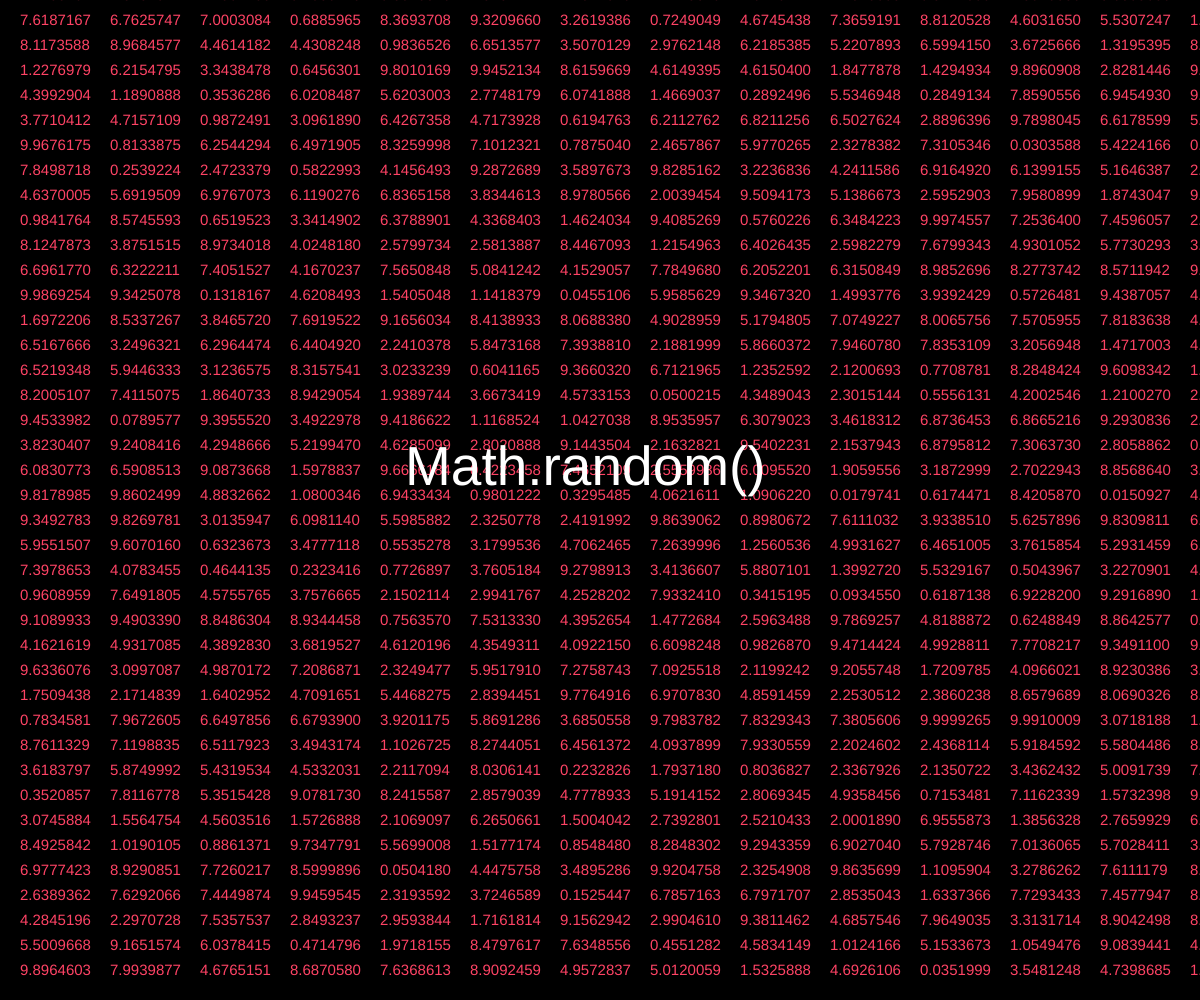
Frame 1 (no input)
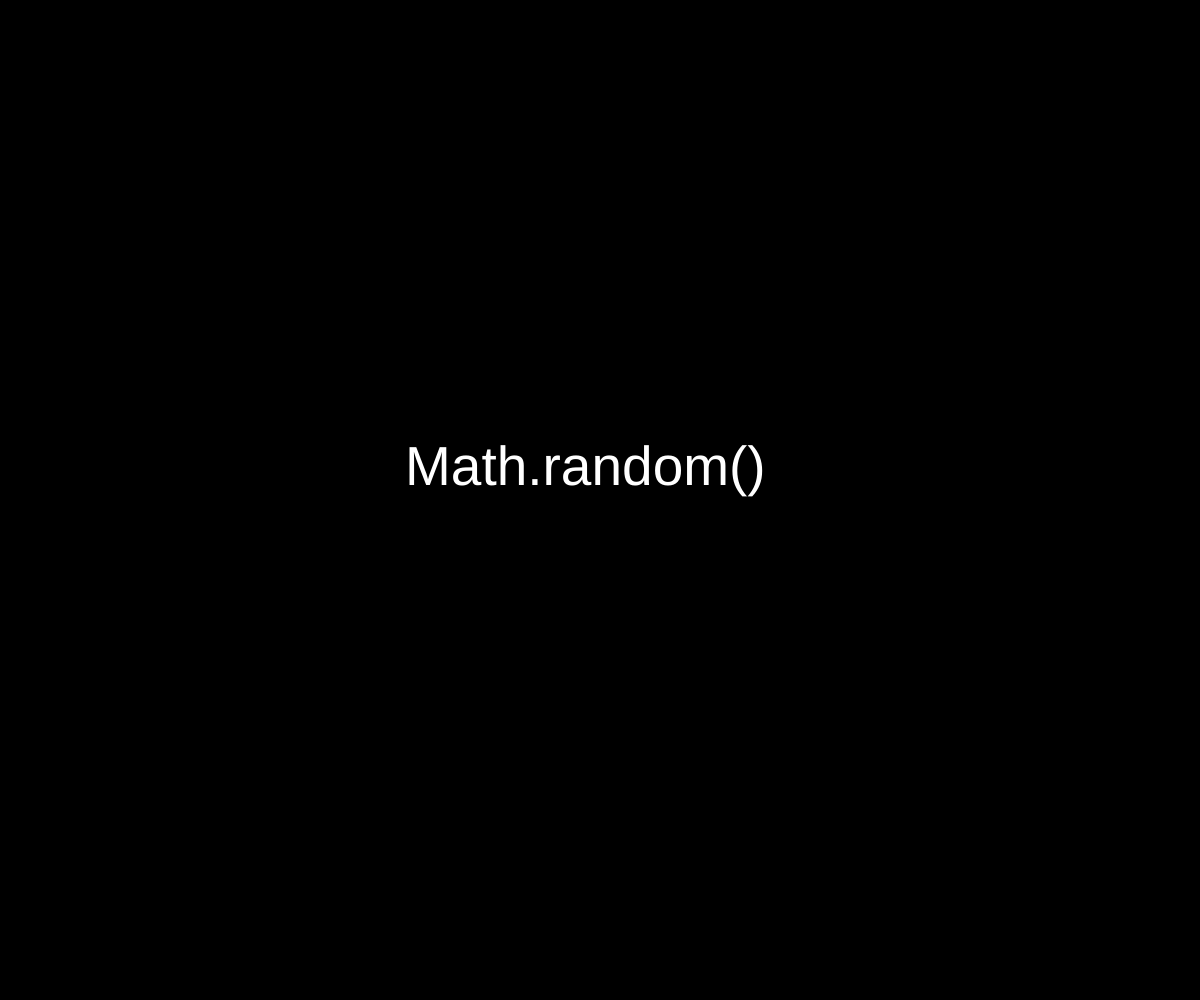
Frame 60 (no input)
Frame 120 (the mouse pressed at the canvas centre since frame 60): identical to frame 60, image omitted

The p5.js sketch that drew these frames (run headless with seeded random() and noise() and a simulated clock; from frame 60 on, the mouse is pressed at the canvas centre):

// p5.js sketch
// ── sketch.js
function setup() {
    createCanvas(window.innerWidth, window.innerHeight);
    background(0);
    frameRate(30);
}

var offset = 20,
    columnSpace = 90;

var x = offset,
    y = 0;

var centerText = "Math.random()";
var centerTextSize = 15;
var centerTextX = window.innerWidth / 2 - centerText.length * centerTextSize;
var centerTextY = window.innerHeight / 2 - 15;

function draw() {

    clear();
    background(0);
    textSize(15);
    fill(254, 67, 101);

    while (y < window.innerHeight) {
        text(random(10).toFixed(7), x, y);
        x += columnSpace;
        if (x > window.innerWidth) {
            x = offset;
            y += 25;
        }
    }

    fill(255, 255, 255);
    textSize(55);
    text(centerText, centerTextX, centerTextY);
}
